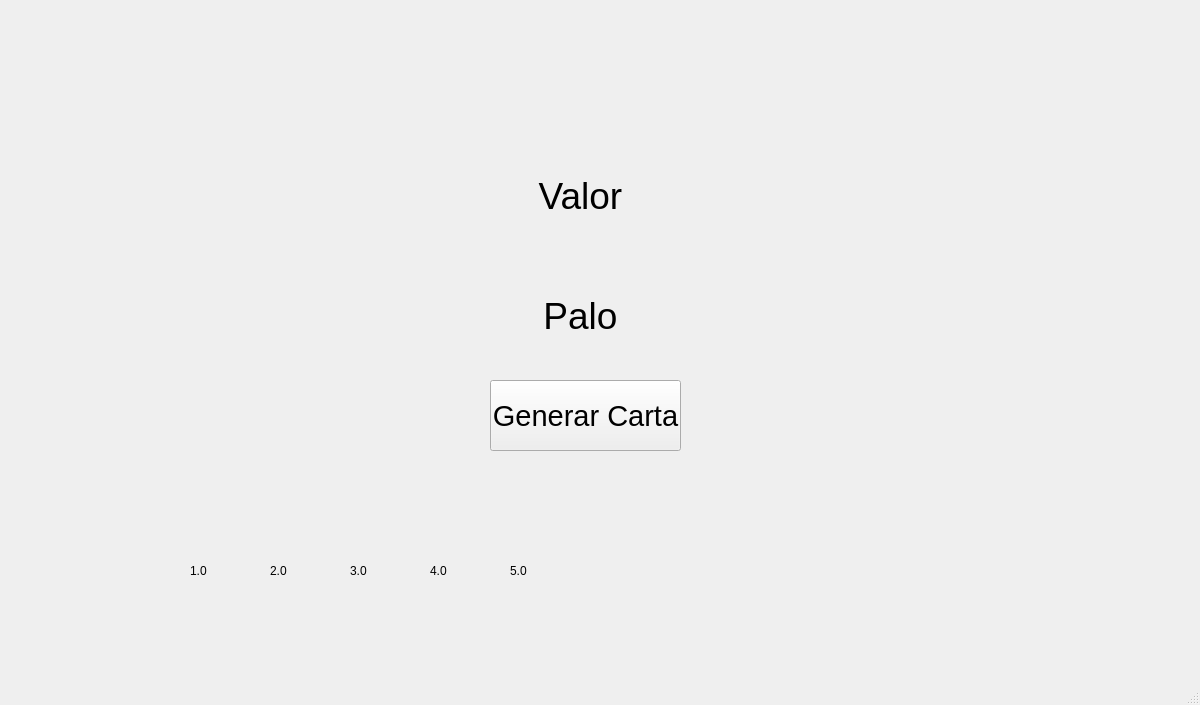
<?xml version="1.0" encoding="UTF-8"?>
<ui version="4.0">
 <class>MainWindow</class>
 <widget class="QMainWindow" name="MainWindow">
  <property name="geometry">
   <rect>
    <x>0</x>
    <y>0</y>
    <width>1200</width>
    <height>705</height>
   </rect>
  </property>
  <property name="windowTitle">
   <string>MainWindow</string>
  </property>
  <widget class="QWidget" name="centralwidget">
   <widget class="QLabel" name="Mesa">
    <property name="enabled">
     <bool>true</bool>
    </property>
    <property name="geometry">
     <rect>
      <x>-230</x>
      <y>-30</y>
      <width>1281</width>
      <height>701</height>
     </rect>
    </property>
    <property name="layoutDirection">
     <enum>Qt::RightToLeft</enum>
    </property>
    <property name="text">
     <string/>
    </property>
   </widget>
   <widget class="QLabel" name="marco">
    <property name="geometry">
     <rect>
      <x>480</x>
      <y>140</y>
      <width>201</width>
      <height>111</height>
     </rect>
    </property>
    <property name="font">
     <font>
      <pointsize>28</pointsize>
     </font>
    </property>
    <property name="text">
     <string>Valor</string>
    </property>
    <property name="alignment">
     <set>Qt::AlignCenter</set>
    </property>
   </widget>
   <widget class="QLabel" name="marcos">
    <property name="geometry">
     <rect>
      <x>480</x>
      <y>260</y>
      <width>201</width>
      <height>111</height>
     </rect>
    </property>
    <property name="font">
     <font>
      <pointsize>28</pointsize>
     </font>
    </property>
    <property name="text">
     <string>Palo</string>
    </property>
    <property name="alignment">
     <set>Qt::AlignCenter</set>
    </property>
   </widget>
   <widget class="QPushButton" name="boton">
    <property name="geometry">
     <rect>
      <x>490</x>
      <y>380</y>
      <width>191</width>
      <height>71</height>
     </rect>
    </property>
    <property name="font">
     <font>
      <pointsize>22</pointsize>
     </font>
    </property>
    <property name="text">
     <string>Generar Carta</string>
    </property>
   </widget>
   <widget class="QLabel" name="Carta1">
    <property name="geometry">
     <rect>
      <x>190</x>
      <y>480</y>
      <width>121</width>
      <height>181</height>
     </rect>
    </property>
    <property name="text">
     <string>1.0</string>
    </property>
   </widget>
   <widget class="QLabel" name="Carta2">
    <property name="geometry">
     <rect>
      <x>270</x>
      <y>480</y>
      <width>121</width>
      <height>181</height>
     </rect>
    </property>
    <property name="text">
     <string>2.0</string>
    </property>
   </widget>
   <widget class="QLabel" name="Carta3">
    <property name="geometry">
     <rect>
      <x>350</x>
      <y>480</y>
      <width>121</width>
      <height>181</height>
     </rect>
    </property>
    <property name="text">
     <string>3.0</string>
    </property>
   </widget>
   <widget class="QLabel" name="Carta4">
    <property name="geometry">
     <rect>
      <x>430</x>
      <y>480</y>
      <width>121</width>
      <height>181</height>
     </rect>
    </property>
    <property name="text">
     <string>4.0</string>
    </property>
   </widget>
   <widget class="QLabel" name="Carta5">
    <property name="geometry">
     <rect>
      <x>510</x>
      <y>480</y>
      <width>121</width>
      <height>181</height>
     </rect>
    </property>
    <property name="text">
     <string>5.0</string>
    </property>
   </widget>
  </widget>
  <widget class="QMenuBar" name="menubar">
   <property name="geometry">
    <rect>
     <x>0</x>
     <y>0</y>
     <width>1200</width>
     <height>22</height>
    </rect>
   </property>
  </widget>
  <widget class="QStatusBar" name="statusbar"/>
 </widget>
 <resources/>
 <connections/>
</ui>
